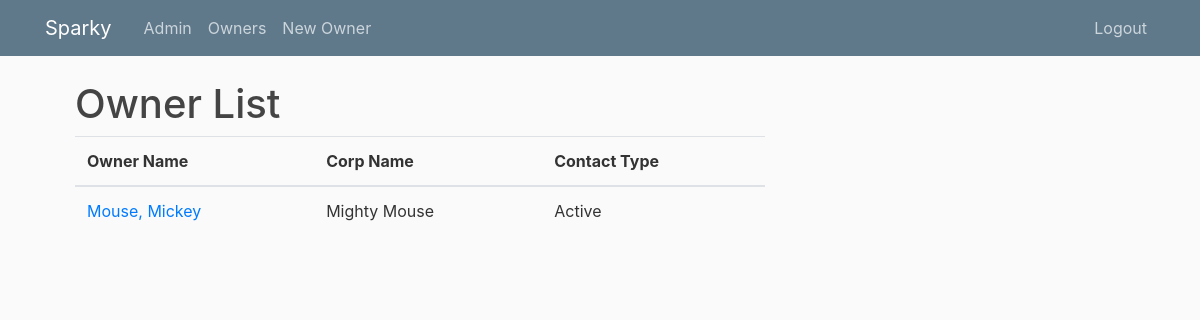
Screenshot of /owner/ (signed in) with the database file from the repository.
### data_entry/models.py (models this page shows, shortened)
class OwnerInfo(models.Model):
    CONTACT_TYPE = [
        ('On boarding', 'On boarding'),
        ('Active', 'Active Paid'),
        ('Former', 'Former')
    ]
    ACCOUNT_MNGR = [
        ('Thomas', 'Thomas'),
        ('Patrick', 'Patrick')
    ]
    owner_id = models.AutoField(primary_key=True, editable=False)
    first_name = models.CharField(max_length=255)
    last_name = models.CharField(max_length=255)
    personal_email = models.EmailField(max_length=255)
    corp_email = models.EmailField(max_length=255)
    phone_1 = models.CharField(("Phone ex. 123-123-4567"), max_length=20)
    phone_2 = models.CharField(
        ("Alt Phone ex. 123-123-4567"), max_length=20, blank=True)
    home_address = models.CharField(max_length=255)
    old_home_address = models.CharField(
        ("Previous Address"), max_length=255, blank=True)
    ssn = models.CharField(max_length=9)
    corp_name = models.CharField(max_length=255)
    second_corp = models.CharField(max_length=255, blank=True)
    referral = models.URLField(max_length=200, blank=True)
    date_of_birth = models.DateField()
    contact_type = models.CharField(max_length=255, choices=CONTACT_TYPE)
    account_manager = models.CharField(max_length=255, choices=ACCOUNT_MNGR)
    gdrive = models.URLField(max_length=200)
    payments = Case(
            When(contact_type='Active', then=250), default=0,
            output_field=models.PositiveIntegerField
            )

### data_entry/views.py (the view)
# urls.py: path('', views.Data, name='crm_data'),
@login_required
def Data(request):
    corps = OwnerInfo.objects.all()
    return render(request, 'data_entry/owner_list.html', {'corps': corps})

### data_entry/templates/data_entry/owner_list.html
{% extends 'data_entry/base.html' %}
{% block content %}
    <H1>Owner List</H1>
    <table class="table">
        <thead>
            <tr>
                <th>Owner Name</th>
                <th>Corp Name</th>
                <th>Contact Type</th>
            </tr>
        </thead>
        <tbody>
        {% for corp in corps %}
            <tr>
                <td>
                    {% if perms.users.is_admin %}<a href="{% url 'owner' corp.owner_id %}">{{corp.last_name}}, {{corp.first_name}}</a>
                    {% elif perms.users.is_appstaff %}<a href="{% url 'owner' corp.owner_id %}">{{corp.last_name}}, {{corp.first_name}}</a>
                    {% else %}<a href="{% url 'restricted' corp.owner_id %}">{{corp.last_name}}, {{corp.first_name}}</a>
                    {% endif %}
                </td>
                <td>{{corp.corp_name}}</td>
                <td>{{corp.contact_type}}</td>
            </tr>
        {% endfor %}
        </tbody>
{% endblock content %}

### data_entry/static/data_entry/main.css (style rules this page uses)
body { background: #fafafa; color: #333333; margin-top: 5rem; }
h1, h2, h3, h4, h5, h6 { color: #444444; }

### rows the page displays
OwnerInfo: last_name "Mouse", first_name "Mickey", corp_name "Mighty Mouse", contact_type "Active"
